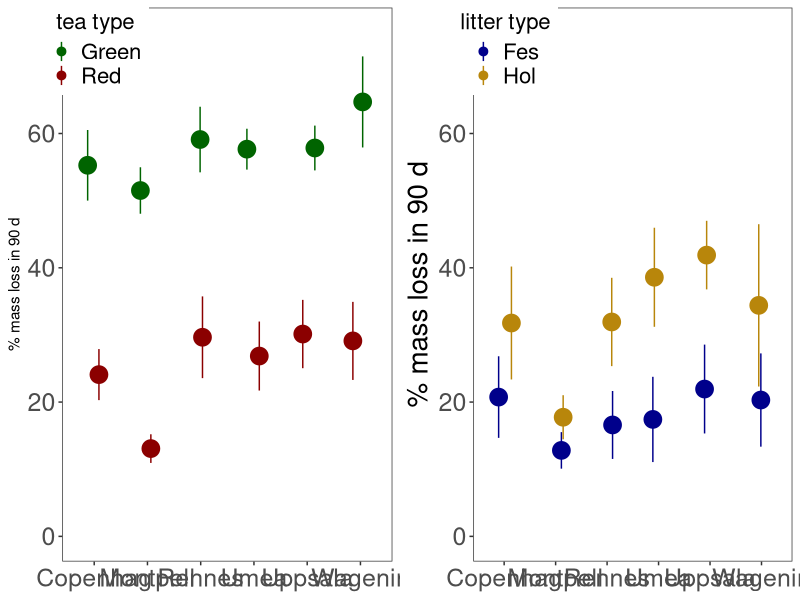
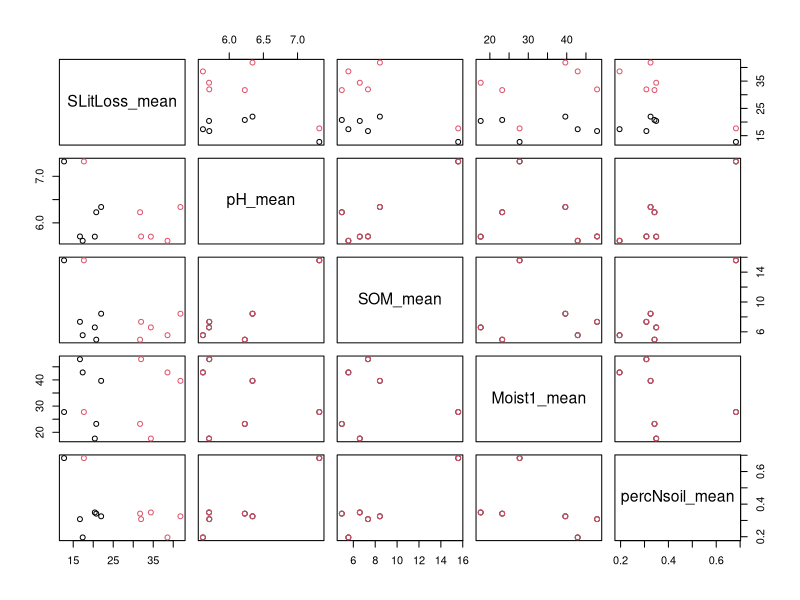

Write R code to recreate these figures, in order.
### Summarizing & visualizing data ###
## Global decomposition dataset
# Bradford, Mark A. et al. (2018). Data from: A test of the hierarchical model of litter decomposition [Dataset]. Dryad. https://doi.org/10.5061/dryad.c44h0

library(here)
library(tidyverse)
library(gtable)
library(gridExtra)
library(grid)

####################
### Read in data ###
####################
dat <- read.csv(here("data", "BradfordVeenLitDecompDATA.csv"))

####################
### Data summary ###
####################
### Mean & standard deviation by site and litter type
sdat <- dat %>% group_by(Site, Lit, Tea) %>%
                summarize(across(Temp1:LitFinCN, list(n = ~sum(!is.na(.)),
                                                      mean = ~mean(., na.rm = TRUE),
                                                      sd = ~sd(., na.rm = TRUE))))

#############
### Plots ###
#############
### Mean decomp rate w/ SD
teamn.pl <- sdat %>% ggplot(aes(x = Site, y = STeaLoss_mean, groups = Tea)) +
                     geom_pointrange(aes(ymin = STeaLoss_mean - STeaLoss_sd, ymax = STeaLoss_mean + STeaLoss_sd, color = Tea), position = position_jitter(width = 0.15), fatten = 10, size = 0.5) +
                     ylab("% mass loss in 90 d") +
                     scale_color_manual("tea type", values=c("darkgreen", "darkred")) +
                     theme_bw() +
                     ylim(0, 75) +
                     theme(axis.title.x = element_blank(),
                        axis.text = element_text(size = 18),
                        #axis.title.y = element_text(size = 20),
                        panel.grid = element_blank(),
                        legend.title = element_text(size = 16),
                        legend.title.align = 0.5,
                        legend.text = element_text(size = 16),
                        legend.position = c(0.1, 0.925)
                  )

litmn.pl <- sdat %>% ggplot(aes(x = Site, y = SLitLoss_mean, groups = Lit)) +
                     geom_pointrange(aes(ymin = SLitLoss_mean - SLitLoss_sd, ymax = SLitLoss_mean + SLitLoss_sd, color = Lit), position = position_jitter(width = 0.15), fatten = 10, size = 0.5) +
                     ylab("% mass loss in 90 d") +
                     ylim(0,75) +
                     scale_color_manual("litter type", values=c("darkblue", "darkgoldenrod")) +
                     theme_bw() +
                     theme(axis.title.x = element_blank(),
                        axis.text = element_text(size = 18),
                        axis.title.y = element_text(size = 20),
                        panel.grid = element_blank(),
                        legend.title = element_text(size = 16),
                        legend.title.align = 0.5,
                        legend.text = element_text(size = 16),
                        legend.position = c(0.1, 0.925)
  )
  
# Save multiple panels
ga <- ggplotGrob(teamn.pl)
gb <- ggplotGrob(litmn.pl)

grid.arrange(ga, gb, nrow = 1)

decomp.pl <- arrangeGrob(ga, gb, nrow = 1)

ggsave(path = "plots", file = "tea_litter_massloss.pdf", decomp.pl, width = 16, height = 8, units ="in")

### Scatterplot matrix
pairs(~SLitLoss_mean + 
        pH_mean + 
        SOM_mean +
        Moist1_mean +
        percNsoil_mean, 
        data = sdat, col = as.factor(sdat$Lit))

### Single scatterplot
LitN.pl <- dat %>% ggplot(aes(x = Temp1, y = SLitLoss)) +
                   geom_point(aes(color = Site)) +
                   facet_grid(rows = vars(Lit), cols = vars(Site), scales = "free_x")
  
#################
### Exercises ###
#################
#1) Determine the effect of three of the commands in the pointrange plot (mass loss by site).

#2) How do environmental factors influence mass loss of tea across the sites? Use a figure to support your reasoning.

#3) How do environmental factors influence mass loss of tea within each site? How do environmental effects within each site compare to environmental effects across sites?